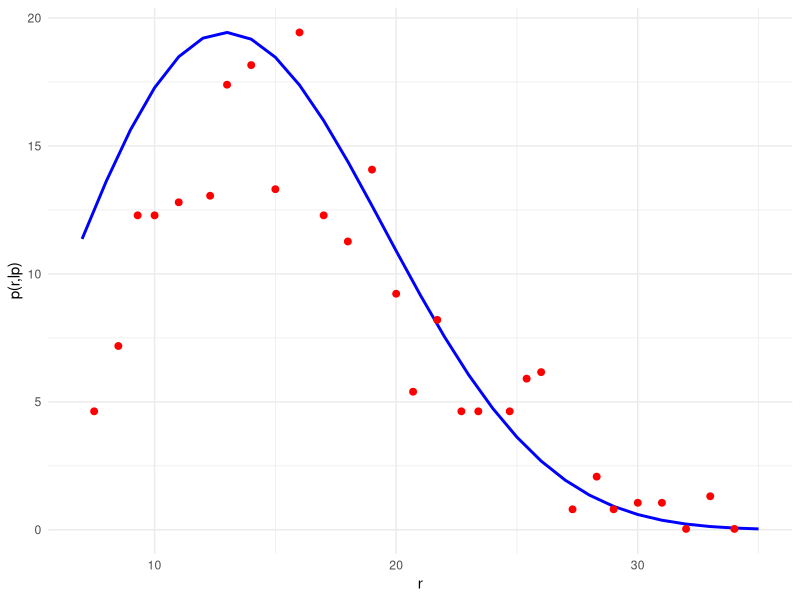

The R script that drew this image:
library(ggplot2)
library(dplyr)
library(tidyr)

calc_Q <- function(d, delta_ji,lp) {
  a <- 14.054
  b <- 0.473
  Lc <- (delta_ji + 2) * 3.8
  kappa <- lp / Lc
  d <- d/Lc
  c <- 1 - (1 + (0.38 * kappa^(-0.95))^-5)^(-1/5)
  d_val <- ifelse(kappa < 1/8, 0, 1 / (0.177 / (kappa - 0.111) + 6.40 * (kappa - 0.111)^0.783))
  
  cij <- matrix(
    c(-3/4, 23/64, -7/64, 
      -1/2, 17/16, -9/16), 
    nrow = 2, byrow = TRUE
  )
  
  J_SYD <- ifelse(kappa <= 1/8, (3/4 * pi * kappa)^(3/2) * (1 - 5 * kappa / 4), 
                  112.04 * kappa^2 * exp(0.246 / kappa - a * kappa))
  
  term1 <- ((1 - c * d^2) / (1 - d^2))^(5/2)
  term2 <- 0
  i_values <- c(-1, 0)
  j_values <- 1:3
  for (i in seq_along(i_values)) {
    for (j in seq_along(j_values)) {
      term2 <- term2 + cij[i, j] * kappa^i_values[i] * d^(2 * j_values[j])
    }
  }
  term2 <- exp(term2 / (1 - d^2))
  term3 <- exp(-d_val * kappa * a * b * (1 + b) * d^2 / (1 - b^2 * d^2))
  term4 <- besselI(-d_val * kappa * a * (1 + b) * d / (1 - b^2 * d^2), nu = 0)
  
  Q_r <- J_SYD * term1 * term2 * term3 * term4
  return(Q_r)
}

# Params
L <- 13
lp <- 2.1 

# Valores de r
r_values <- seq(7, 35, by = 1)

# Calcula p(r)
p_values <- 4 * pi * r_values^2 * sapply(r_values, function(r) calc_Q(r, L, lp))

# Leer los datos experimentales
zhou_data <- read.table("zhou_data.txt", header = FALSE, col.names = c("r", "p"))
zhou_data$r <- as.numeric(zhou_data$r)
zhou_data$p <- as.numeric(zhou_data$p)

# Rango de los valores calculados
min_calculated <- min(p_values)
max_calculated <- max(p_values)

# Rango de los valores de zhou_data
min_zhou <- min(zhou_data$p)
max_zhou <- max(zhou_data$p)

# Transformación lineal
zhou_data$p_transformed <- min_calculated + 
  (max_calculated - min_calculated) * (zhou_data$p - min_zhou) / (max_zhou - min_zhou)
# Crea un dataframe para ggplot
df <- data.frame(r = r_values, p = p_values)

ggplot() +
  geom_line(data = df, aes(x = r, y = p), color = "blue", size = 1, linetype = "solid") +
  geom_point(data = zhou_data, aes(x = r, y = p_transformed), color = "red", size = 2) +
  labs(
       x = "r",
       y = "p(r,lp)",
       color = "Datos") +
  theme_minimal()